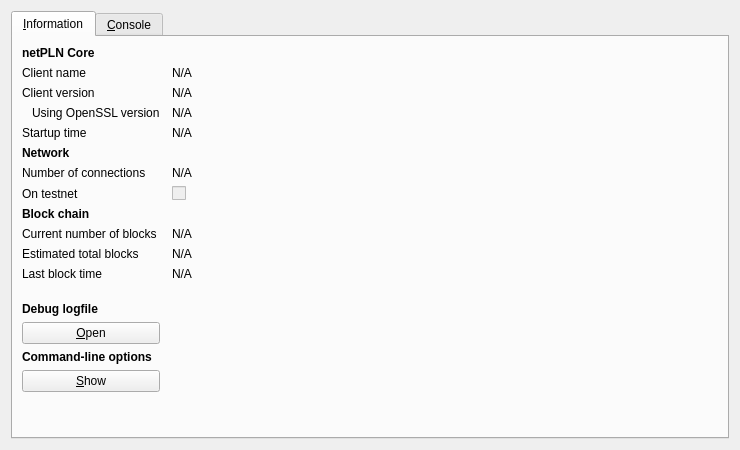
<?xml version="1.0" encoding="UTF-8"?>
<ui version="4.0">
 <class>RPCConsole</class>
 <widget class="QDialog" name="RPCConsole">
  <property name="geometry">
   <rect>
    <x>0</x>
    <y>0</y>
    <width>740</width>
    <height>450</height>
   </rect>
  </property>
  <property name="windowTitle">
   <string>netPLN - Debug window</string>
  </property>
  <layout class="QVBoxLayout" name="verticalLayout_2">
   <item>
    <widget class="QTabWidget" name="tabWidget">
     <property name="currentIndex">
      <number>0</number>
     </property>
     <widget class="QWidget" name="tab_info">
      <attribute name="title">
       <string>&amp;Information</string>
      </attribute>
      <layout class="QGridLayout" name="gridLayout" columnstretch="0,1">
       <property name="horizontalSpacing">
        <number>12</number>
       </property>
       <item row="0" column="0">
        <widget class="QLabel" name="label_9">
         <property name="font">
          <font>
           <weight>75</weight>
           <bold>true</bold>
          </font>
         </property>
         <property name="text">
          <string>netPLN Core</string>
         </property>
        </widget>
       </item>
       <item row="1" column="0">
        <widget class="QLabel" name="label_5">
         <property name="text">
          <string>Client name</string>
         </property>
        </widget>
       </item>
       <item row="1" column="1">
        <widget class="QLabel" name="clientName">
         <property name="cursor">
          <cursorShape>IBeamCursor</cursorShape>
         </property>
         <property name="text">
          <string>N/A</string>
         </property>
         <property name="textFormat">
          <enum>Qt::PlainText</enum>
         </property>
         <property name="textInteractionFlags">
          <set>Qt::LinksAccessibleByMouse|Qt::TextSelectableByKeyboard|Qt::TextSelectableByMouse</set>
         </property>
        </widget>
       </item>
       <item row="2" column="0">
        <widget class="QLabel" name="label_6">
         <property name="text">
          <string>Client version</string>
         </property>
        </widget>
       </item>
       <item row="2" column="1">
        <widget class="QLabel" name="clientVersion">
         <property name="cursor">
          <cursorShape>IBeamCursor</cursorShape>
         </property>
         <property name="text">
          <string>N/A</string>
         </property>
         <property name="textFormat">
          <enum>Qt::PlainText</enum>
         </property>
         <property name="textInteractionFlags">
          <set>Qt::LinksAccessibleByMouse|Qt::TextSelectableByKeyboard|Qt::TextSelectableByMouse</set>
         </property>
        </widget>
       </item>
       <item row="3" column="0">
        <widget class="QLabel" name="label_14">
         <property name="text">
          <string>Using OpenSSL version</string>
         </property>
         <property name="indent">
          <number>10</number>
         </property>
        </widget>
       </item>
       <item row="3" column="1">
        <widget class="QLabel" name="openSSLVersion">
         <property name="cursor">
          <cursorShape>IBeamCursor</cursorShape>
         </property>
         <property name="text">
          <string>N/A</string>
         </property>
         <property name="textFormat">
          <enum>Qt::PlainText</enum>
         </property>
         <property name="textInteractionFlags">
          <set>Qt::LinksAccessibleByMouse|Qt::TextSelectableByKeyboard|Qt::TextSelectableByMouse</set>
         </property>
        </widget>
       </item>
       <item row="4" column="0">
        <widget class="QLabel" name="label_13">
         <property name="text">
          <string>Startup time</string>
         </property>
        </widget>
       </item>
       <item row="4" column="1">
        <widget class="QLabel" name="startupTime">
         <property name="cursor">
          <cursorShape>IBeamCursor</cursorShape>
         </property>
         <property name="text">
          <string>N/A</string>
         </property>
         <property name="textFormat">
          <enum>Qt::PlainText</enum>
         </property>
         <property name="textInteractionFlags">
          <set>Qt::LinksAccessibleByMouse|Qt::TextSelectableByKeyboard|Qt::TextSelectableByMouse</set>
         </property>
        </widget>
       </item>
       <item row="5" column="0">
        <widget class="QLabel" name="label_11">
         <property name="font">
          <font>
           <weight>75</weight>
           <bold>true</bold>
          </font>
         </property>
         <property name="text">
          <string>Network</string>
         </property>
        </widget>
       </item>
       <item row="6" column="0">
        <widget class="QLabel" name="label_7">
         <property name="text">
          <string>Number of connections</string>
         </property>
        </widget>
       </item>
       <item row="6" column="1">
        <widget class="QLabel" name="numberOfConnections">
         <property name="cursor">
          <cursorShape>IBeamCursor</cursorShape>
         </property>
         <property name="text">
          <string>N/A</string>
         </property>
         <property name="textFormat">
          <enum>Qt::PlainText</enum>
         </property>
         <property name="textInteractionFlags">
          <set>Qt::LinksAccessibleByMouse|Qt::TextSelectableByKeyboard|Qt::TextSelectableByMouse</set>
         </property>
        </widget>
       </item>
       <item row="7" column="0">
        <widget class="QLabel" name="label_8">
         <property name="text">
          <string>On testnet</string>
         </property>
        </widget>
       </item>
       <item row="7" column="1">
        <widget class="QCheckBox" name="isTestNet">
         <property name="enabled">
          <bool>false</bool>
         </property>
         <property name="text">
          <string/>
         </property>
        </widget>
       </item>
       <item row="8" column="0">
        <widget class="QLabel" name="label_10">
         <property name="font">
          <font>
           <weight>75</weight>
           <bold>true</bold>
          </font>
         </property>
         <property name="text">
          <string>Block chain</string>
         </property>
        </widget>
       </item>
       <item row="9" column="0">
        <widget class="QLabel" name="label_3">
         <property name="text">
          <string>Current number of blocks</string>
         </property>
        </widget>
       </item>
       <item row="9" column="1">
        <widget class="QLabel" name="numberOfBlocks">
         <property name="cursor">
          <cursorShape>IBeamCursor</cursorShape>
         </property>
         <property name="text">
          <string>N/A</string>
         </property>
         <property name="textFormat">
          <enum>Qt::PlainText</enum>
         </property>
         <property name="textInteractionFlags">
          <set>Qt::LinksAccessibleByMouse|Qt::TextSelectableByKeyboard|Qt::TextSelectableByMouse</set>
         </property>
        </widget>
       </item>
       <item row="10" column="0">
        <widget class="QLabel" name="label_4">
         <property name="text">
          <string>Estimated total blocks</string>
         </property>
        </widget>
       </item>
       <item row="10" column="1">
        <widget class="QLabel" name="totalBlocks">
         <property name="cursor">
          <cursorShape>IBeamCursor</cursorShape>
         </property>
         <property name="text">
          <string>N/A</string>
         </property>
         <property name="textFormat">
          <enum>Qt::PlainText</enum>
         </property>
         <property name="textInteractionFlags">
          <set>Qt::LinksAccessibleByMouse|Qt::TextSelectableByKeyboard|Qt::TextSelectableByMouse</set>
         </property>
        </widget>
       </item>
       <item row="11" column="0">
        <widget class="QLabel" name="label_2">
         <property name="text">
          <string>Last block time</string>
         </property>
        </widget>
       </item>
       <item row="11" column="1">
        <widget class="QLabel" name="lastBlockTime">
         <property name="cursor">
          <cursorShape>IBeamCursor</cursorShape>
         </property>
         <property name="text">
          <string>N/A</string>
         </property>
         <property name="textFormat">
          <enum>Qt::PlainText</enum>
         </property>
         <property name="textInteractionFlags">
          <set>Qt::LinksAccessibleByMouse|Qt::TextSelectableByKeyboard|Qt::TextSelectableByMouse</set>
         </property>
        </widget>
       </item>
       <item row="12" column="0">
        <spacer name="verticalSpacer_2">
         <property name="orientation">
          <enum>Qt::Vertical</enum>
         </property>
         <property name="sizeHint" stdset="0">
          <size>
           <width>20</width>
           <height>20</height>
          </size>
         </property>
        </spacer>
       </item>
       <item row="13" column="0">
        <widget class="QLabel" name="labelDebugLogfile">
         <property name="font">
          <font>
           <weight>75</weight>
           <bold>true</bold>
          </font>
         </property>
         <property name="text">
          <string>Debug logfile</string>
         </property>
        </widget>
       </item>
       <item row="14" column="0">
        <widget class="QPushButton" name="openDebugLogfileButton">
         <property name="toolTip">
          <string>Open the netPLN debug logfile from the current data directory. This can take a few seconds for large logfiles.</string>
         </property>
         <property name="text">
          <string>&amp;Open</string>
         </property>
         <property name="autoDefault">
          <bool>false</bool>
         </property>
        </widget>
       </item>
       <item row="16" column="0">
        <widget class="QLabel" name="labelCLOptions">
         <property name="font">
          <font>
           <weight>75</weight>
           <bold>true</bold>
          </font>
         </property>
         <property name="text">
          <string>Command-line options</string>
         </property>
        </widget>
       </item>
       <item row="17" column="0">
        <widget class="QPushButton" name="showCLOptionsButton">
         <property name="toolTip">
          <string>Show the netPLN-Qt help message to get a list with possible netPLN command-line options.</string>
         </property>
         <property name="text">
          <string>&amp;Show</string>
         </property>
         <property name="autoDefault">
          <bool>false</bool>
         </property>
        </widget>
       </item>
       <item row="18" column="0">
        <spacer name="verticalSpacer">
         <property name="orientation">
          <enum>Qt::Vertical</enum>
         </property>
         <property name="sizeHint" stdset="0">
          <size>
           <width>20</width>
           <height>40</height>
          </size>
         </property>
        </spacer>
       </item>
      </layout>
     </widget>
     <widget class="QWidget" name="tab_console">
      <attribute name="title">
       <string>&amp;Console</string>
      </attribute>
      <layout class="QVBoxLayout" name="verticalLayout_3">
       <property name="spacing">
        <number>3</number>
       </property>
       <item>
        <widget class="QTextEdit" name="messagesWidget">
         <property name="minimumSize">
          <size>
           <width>0</width>
           <height>100</height>
          </size>
         </property>
         <property name="readOnly">
          <bool>true</bool>
         </property>
         <property name="tabKeyNavigation" stdset="0">
          <bool>false</bool>
         </property>
         <property name="columnCount" stdset="0">
          <number>2</number>
         </property>
        </widget>
       </item>
       <item>
        <layout class="QHBoxLayout" name="horizontalLayout">
         <property name="spacing">
          <number>3</number>
         </property>
         <item>
          <widget class="QLabel" name="label">
           <property name="text">
            <string notr="true">&gt;</string>
           </property>
          </widget>
         </item>
         <item>
          <widget class="QLineEdit" name="lineEdit"/>
         </item>
         <item>
          <widget class="QPushButton" name="clearButton">
           <property name="maximumSize">
            <size>
             <width>24</width>
             <height>24</height>
            </size>
           </property>
           <property name="toolTip">
            <string>Clear console</string>
           </property>
           <property name="text">
            <string/>
           </property>
           <property name="icon">
            <iconset resource="../bitcoin.qrc">
             <normaloff>:/icons/remove</normaloff>:/icons/remove</iconset>
           </property>
           <property name="shortcut">
            <string notr="true">Ctrl+L</string>
           </property>
           <property name="autoDefault">
            <bool>false</bool>
           </property>
          </widget>
         </item>
        </layout>
       </item>
      </layout>
     </widget>
    </widget>
   </item>
  </layout>
 </widget>
 <resources>
  <include location="../bitcoin.qrc"/>
 </resources>
 <connections/>
</ui>
